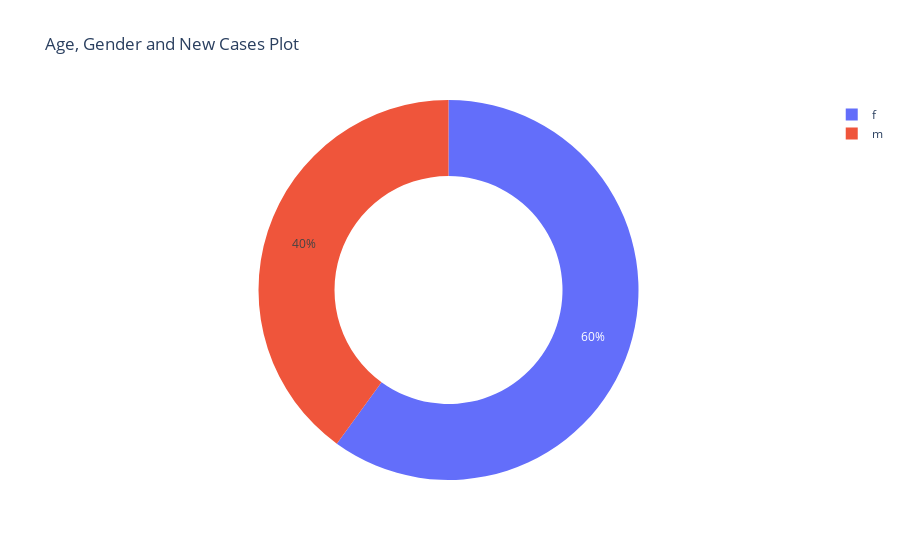

Notebook cell for this chart:
### Code cell
AGE_GRP = '20-30'

fig = px.pie(pd.concat([df_m[AGE_GRP][-7:], df_f[AGE_GRP][-7:]], axis=0), 
             values='New Cases', names='Sex', 
             title='Age, Gender and New Cases Plot',
             hole=.6)
fig.show()

### Figure 1 — Plotly figure (JSON) as saved in the notebook; plotly's stock layout.template omitted (floating-point values rounded to 4 significant figures)
{"data": [{"domain": {"x": [0, 1], "y": [0, 1]}, "hole": 0.6, "hovertemplate": "Sex=%{label}<br>New Cases=%{value}<extra></extra>", "labels": ["m", "m", "m", "m", "m", "m", "m", "f", "f", "f", "f", "f", "f", "f"], "legendgroup": "", "name": "", "showlegend": true, "type": "pie", "values": [11, 14, 1, 11, 22, 40, 9, 30, 24, 9, 44, 13, 36, 6]}], "layout": {"legend": {"tracegroupgap": 0}, "title": {"text": "Age, Gender and New Cases Plot"}}}
